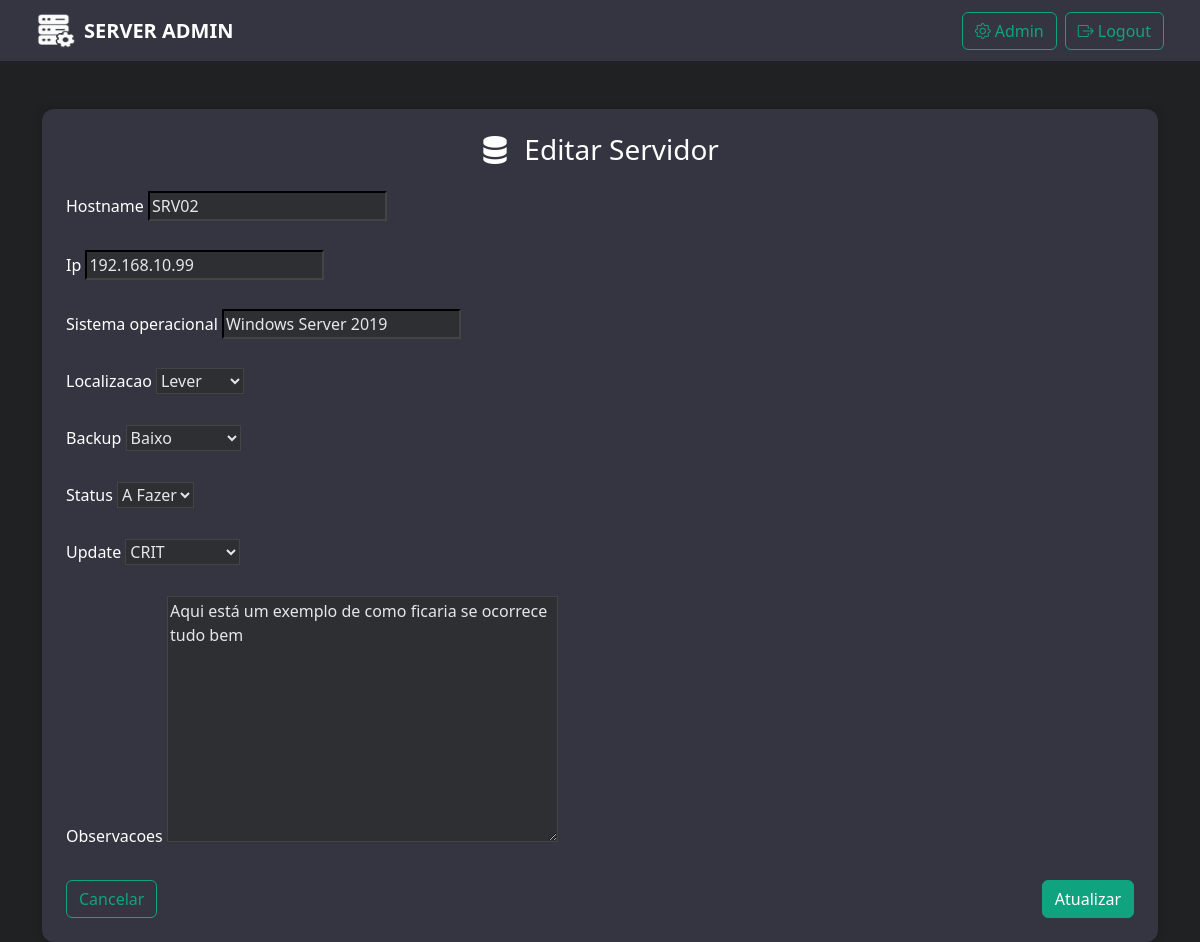
/editar/24/ (signed in), run on the app's committed database.
### inventario/models.py (models this page shows, shortened)
class Servidor(models.Model):
    hostname = models.CharField(max_length=100)
    ip = models.GenericIPAddressField()
    sistema_operacional = models.CharField(max_length=100)
    localizacao = models.CharField(
        max_length=20,
        choices=[
            ('Lever', 'Lever'),
            ('Ramalde', 'Ramalde'),
            ('Gaia', 'Gaia')
        ]
    )
    backup = models.CharField(
        max_length=20,
        choices=[
            ('Baixo', 'Baixo'),
            ('Medio', 'Medio'),
            ('Alto', 'Alto'),
            ('Sem Backup', 'Sem Backup')
        ]
    )
    status = models.CharField(
        max_length=20,
        choices=[
            ('Ativo', 'Ativo'),
            ('A Fazer', 'A Fazer'),
            ('Lixo', 'Lixo')
        ]
    )
    update = models.CharField(
        max_length=20,
        choices=[
            ('CRIT', 'CRIT'),
            ('PROD', 'PROD'),
            ('HOMU', 'HOMU'),
            ('Sem Update', 'Sem Update')
        ]
    )
    data_inclusao = models.DateField(auto_now_add=True)
    observacoes = models.TextField(blank=True)

### inventario/views.py (the view)
# urls.py: path('editar/<int:pk>/', EditarServidor.as_view(), name='editar_servidor'),
class EditarServidor(LoginRequiredMixin, UpdateView):
    login_url = '/login/'
    model = Servidor
    fields = '__all__'
    template_name = 'inventario/formulario.html'
    success_url = reverse_lazy('lista_servidores')

### inventario/templates/inventario/formulario.html (shortened to what this page needs)
{% extends 'base.html' %}
{% block content %}
<div class="container mt-5">
    <div class="card p-4 animate__animated animate__fadeIn">
        <h3 class="text-center text-white mb-4">
            <i class="bi bi-server me-2"></i>
            {% if form.instance.pk %}
                Editar Servidor
            {% else %}
                Novo Servidor
            {% endif %}
        </h3>
        <form method="post">
            {% for field in form %}
                <div class="mb-4">
                    <label for="{{ field.id_for_label }}" class="form-label text-white">{{ field.label }}</label>
                    {{ field }}
                </div>
            {% endfor %}
            <div class="d-flex justify-content-between mt-4">
                <a href="{% url 'lista_servidores' %}" class="btn btn-outline-light">Cancelar</a>
                <button type="submit" class="btn btn-primary">
                    {% if form.instance.pk %}
                        Atualizar
                    {% else %}
                        Salvar
                    {% endif %}
                </button>
            </div>
        </form>
    </div>
</div>
{% endblock %}

### inventario/templates/base.html (style rules this page uses)
body { background-color: #202123; color: #e6e6e6; }
.card { background-color: #343541; border: none; border-radius: 12px; box-shadow: 0 0 10px rgba(0,0,0,0.2); }
.btn-primary { background-color: #10a37f; border-color: #10a37f; }
.btn-outline-light { border-color: #10a37f; color: #10a37f; }
a { color: #10a37f; }
input, select, textarea { background-color: #2d2f33 !important; color: #e6e6e6 !important; border-color: #444 !important; }

### data on the page
Servidor: form "SRV02" "192.168.10.99" "Windows Server 2019" "Lever" "Baixo" "A Fazer" "CRIT" "Aqui está um exemplo de como ficaria se ocorrece tudo bem"

### other printed values
{{ field.label }} "Hostname" "Ip" "Sistema operacional" "Localizacao" "Backup" "Status" "Update" "Observacoes"
